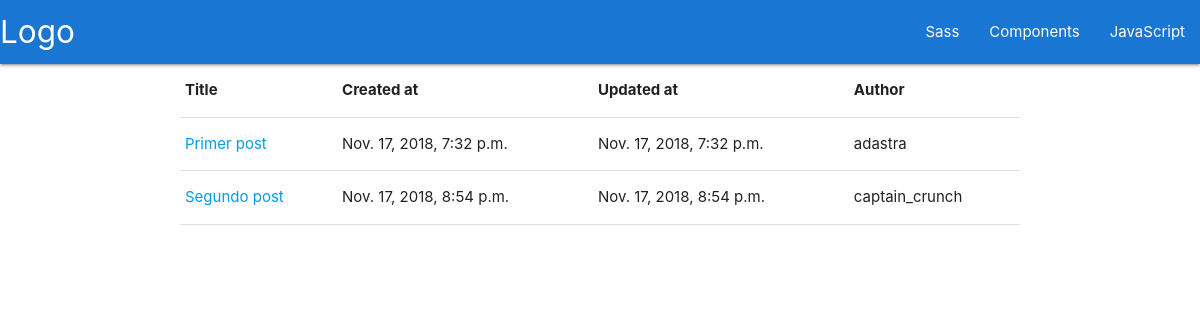
/posts/, run on the app's committed database.
### posts/models.py (models this page shows, shortened)
class Post(models.Model):
	id = models.UUIDField(primary_key=True,
						  default=uuid4,
						  editable=False)
	title = models.CharField(max_length=150)
	content = models.TextField()
	created_at = models.DateTimeField(auto_now_add=True,
									  auto_now=False)
	updated_at = models.DateTimeField(auto_now=True)
	author = models.ForeignKey(Author, on_delete=models.CASCADE)

class Author(models.Model):
	id = models.UUIDField(primary_key=True,
						  default=uuid4,
						  editable=False)
	nickname = models.CharField(max_length=50)
	email = models.EmailField(max_length=100)
	age = models.PositiveIntegerField(default=18,
									  validators=[
									  	MaxValueValidator(100),
									  	MinValueValidator(18)])
	nationality = models.CharField(max_length=50,
								   choices=NATIONALITIES,
								   default='MX')
	def __unicode__(self):
		return self.nickname

### posts/views.py (the view)
class PostsView(TemplateView):
	template_name = 'posts.html'
	posts = Post.objects.all()
	def get_context_data(self, *args, **kwargs):
		context = super(PostsView, self).get_context_data(*args, **kwargs)
		context.update({'posts': self.posts})
		return context

### templates/posts.html (shortened to what this page needs)
{% extends 'base.html' %}
{% block content %}
 <table>
        <thead>
          <tr>
              <th>Title</th>
              <th>Created at</th>
              <th>Updated at</th>
              <th>Author</th>
          </tr>
        </thead>
        <tbody>
		{% for post in posts %}
          <tr>
            <td> <a href="/posts/detail/{{ post.id }}/" target='_blank'>{{ post.title }}</a></td>
            <td>{{ post.created_at }}</td>
            <td>{{ post.updated_at }}</td>
            <td>{{ post.author }}</td>
          </tr>
		{% endfor %}
        </tbody>
      </table>
{% endblock %}

### templates/base.html (shortened to what this page needs)
<!DOCTYPE html>
<html>
<head>
    <link rel="stylesheet" href="https://cdnjs.cloudflare.com/ajax/libs/materialize/1.0.0/css/materialize.min.css">
</head>
<body>
  <nav>
    <div class="nav-wrapper blue darken-2">
      <a href="#" class="brand-logo">Logo</a>
      <ul id="nav-mobile" class="right hide-on-med-and-down">
        <li><a href="sass.html">Sass</a></li>
        <li><a href="badges.html">Components</a></li>
        <li><a href="collapsible.html">JavaScript</a></li>
      </ul>
    </div>
  </nav>
  <div class="container">
  	<div class="row">
  		{% block content %}{% endblock %}
  	</div>
  </div>
</body>
</html>

### data on the page
Post: title "Primer post", created_at "Nov. 17, 2018, 7:32 p.m.", updated_at "Nov. 17, 2018, 7:32 p.m.", author "adastra"
Post: title "Segundo post", created_at "Nov. 17, 2018, 8:54 p.m.", updated_at "Nov. 17, 2018, 8:54 p.m.", author "captain_crunch"
